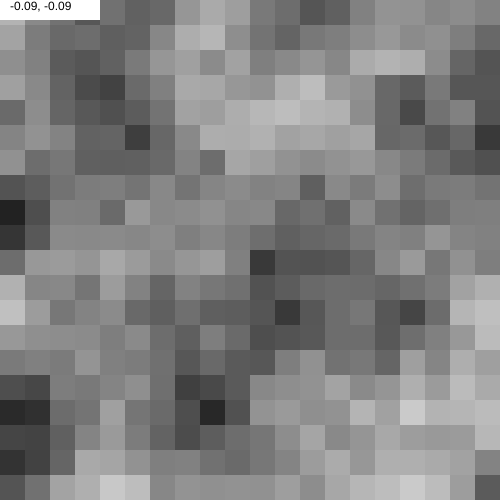
Frame 1 (no input)
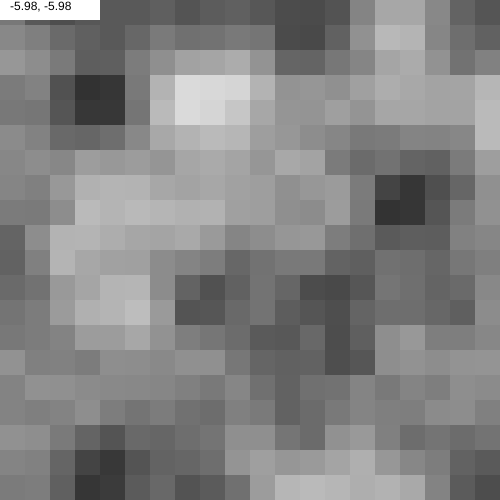
Frame 60 (no input)
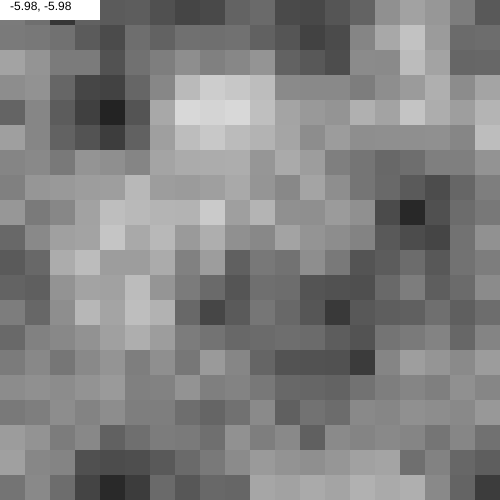
Frame 120 (the mouse pressed at the canvas centre since frame 60)

The p5.js sketch that drew these frames (run headless with seeded random() and noise() and a simulated clock; from frame 60 on, the mouse is pressed at the canvas centre):

// p5.js sketch
// ── sketch.js
var xOffset = 0.01;
var yOffset = 0.01;
var c;

function setup() {
  createCanvas(500, 500);
  noiseDetail(24);
  noStroke();
}

function draw() {

  for (var x = 0; x < 500; x += 25) {
    for (var y = 0; y < 500; y += 25) {
      c = map(noise(xOffset + x / 100.0, yOffset + y / 100.0), 0, 1, 0, 255);
      fill(c);
      rect(x, y, 25, 25);
    }
  }


  xOffset += map(mouseX, 0, width, -0.1, 0.1);
  yOffset += map(mouseY, 0, height, -0.1, 0.1);

  fill(255);
  rect(0, 0, 100, 20);
  fill(0);
  text(int(xOffset*100)/100 + ", " + int(yOffset*100)/100, 10, 10);
}
